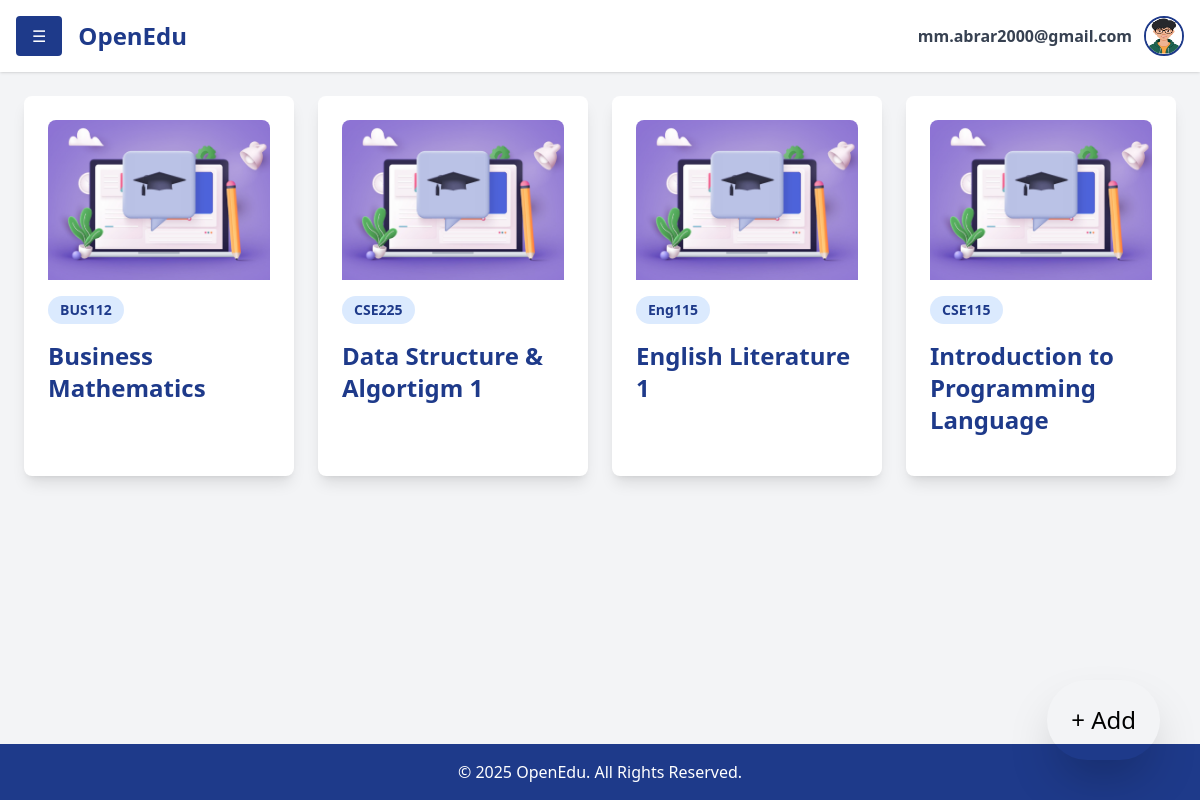
The page /courses (signed in) on the database its author committed.
### accounts/models.py (models this page shows, shortened)
class User(AbstractUser):
    contact = models.CharField(max_length=15, blank=True, null=True)
    profilepicture = models.ImageField(upload_to='images/profilepictures', blank=True, null=True,default='images/profilepictures/rafid1.jpg')
    role=models.TextField(default='user')
    groups = models.ManyToManyField(
        'auth.Group',
        related_name='custom_user_set',
        blank=True
    )
    user_permissions = models.ManyToManyField(
        'auth.Permission',
        related_name='custom_user_permissions_set',
        blank=True
    )

### lms/models.py (models this page shows, shortened)
class Course(models.Model):
    id = models.AutoField(primary_key=True)  # Automatically generates a primary key
    course_code = models.CharField(max_length=6, unique=True)  # Unique course code
    course_name = models.CharField(max_length=50)  # Course name
    course_description = models.TextField(default="This course provides a comprehensive overview of essential topics, methodologies, and concepts. Further details will be provided.)  # Description of the course")
    department = models.ForeignKey(Department, related_name='courses', on_delete=models.CASCADE)  # Foreign key to Department
    image = models.ImageField(upload_to='images/course/', null=True,default='images/course/default.jpg')

### home/views.py (the view)
# urls.py: path('courses', courses, name='courses'),
@login_required
def courses(request):
    courses = Course.objects.all().order_by('course_name')
    context={'name':request.user.username,'courses':courses}
    return render(request,"courses.html",context)

### home/templates/courses.html (shortened to what this page needs)
{% extends 'dashboard.html' %} {%block content %}
<div class="p-6 flex-grow">
  <div
    class="grid grid-cols-1 sm:grid-cols-2 md:grid-cols-3 lg:grid-cols-4 gap-6"
  >
    {% for course in courses %}
    <a
      href="{% url 'course_facs' dept_id=course.department.id course_id=course.id %}"
      class="card bg-white p-6 rounded-lg shadow-lg cursor-pointer hover:shadow-xl transition duration-300 transform hover:scale-105"
    >
      <img
        src="{{course.image.url}}"
        alt="Course Image"
        class="w-full h-40 object-cover rounded-t-lg mb-4"
      />
      <div class="flex items-center mb-4">
        <span
          class="text-sm font-semibold text-blue-900 bg-blue-100 px-3 py-1 rounded-full"
          >{{course.course_code}}</span
        >
      </div>
      <h3 class="text-2xl font-semibold text-blue-900 mb-2">
        {{course.course_name}}
      </h3>
    </a>
    {% endfor %}
  </div>
</div>
{%endblock%}

### home/templates/dashboard.html (shortened to what this page needs)
{% load static %}
<!DOCTYPE html>
<html lang="en">
  <head>
    <link rel="stylesheet" href="{% static 'css/dashboard.css' %}" />
    <script src="https://cdn.tailwindcss.com"></script>
  </head>
  <body class="bg-gray-100 flex">
    <div id="content" class="flex-1 flex flex-col min-h-screen ml-0">
      <header class="bg-white shadow p-4 flex justify-between items-center">
        <div class="flex items-center space-x-4">
          <button
            onclick="toggleSidebar()"
            class="bg-blue-900 text-white px-4 py-2 rounded"
          >
            ☰
          </button>
          <h1 class="text-2xl font-bold text-blue-900">OpenEdu</h1>
        </div>
        <div class="flex items-center space-x-3">
          <span class="text-gray-700 font-semibold">
            {{ request.user.username }}
          </span>
          <a href="/profile" class="w-10 h-10">
            <img
              src="{{ request.user.profilepicture.url }}"
              alt="Profile"
              class="w-10 h-10 rounded-full border-2 border-blue-900"
            />
          </a>
        </div>
      </header>
      {% block content %}{% endblock %}
      <footer class="bg-blue-900 text-white text-center p-4 mt-auto">
        <p>&copy; 2025 OpenEdu. All Rights Reserved.</p>
      </footer>
    </div>
    <button
      id="openModalBtn"
      class="fixed bottom-10 right-10 bg-white-900 text-blue p-6 rounded-full shadow-2xl hover:bg-blue-700 text-2xl transition-all duration-300"
    >
      + Add
    </button>
  </body>
</html>

### home/static/css/dashboard.css (style rules this page uses)
#content { transition: margin-left 0.5s ease-in-out; }
.card { transition: transform 0.3s ease-in-out; }
footer { background-color: #1e40af; color: white; text-align: center; padding: 20px 0; position: relative; bottom: 0; width: 100%; }

### rows shown on the page
User: user.username "mm.abrar2000@gmail.com", user.profilepicture (picture)
Course: image (placeholder picture), course_code "BUS112", course_name "Business Mathematics"
Course: image (placeholder picture), course_code "CSE225", course_name "Data Structure & Algortigm 1"
Course: image (placeholder picture), course_code "Eng115", course_name "English Literature 1"
Course: image (placeholder picture), course_code "CSE115", course_name "Introduction to Programming Language"
